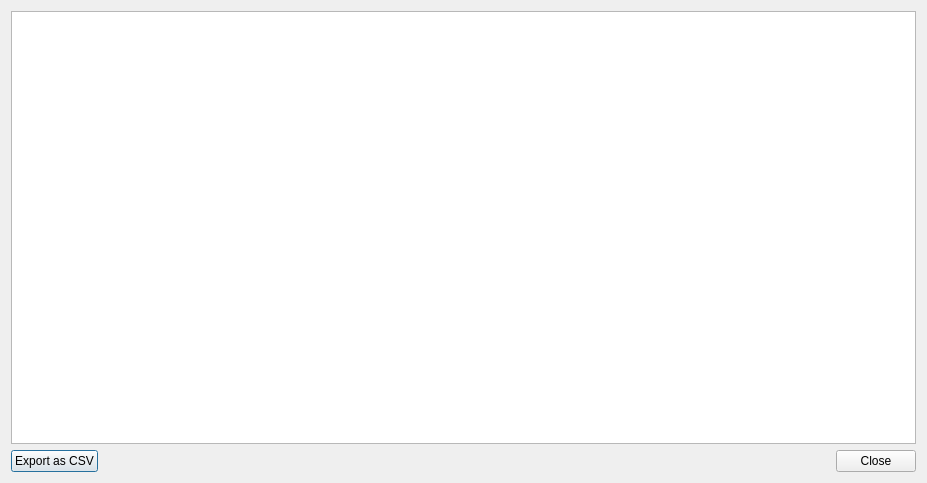
<?xml version="1.0" encoding="UTF-8"?>
<ui version="4.0">
 <class>EnsembleConfigDialog</class>
 <widget class="QDialog" name="EnsembleConfigDialog">
  <property name="geometry">
   <rect>
    <x>0</x>
    <y>0</y>
    <width>927</width>
    <height>483</height>
   </rect>
  </property>
  <property name="windowTitle">
   <string>Ensemble Information</string>
  </property>
  <layout class="QVBoxLayout" name="verticalLayout">
   <item>
    <widget class="QTextEdit" name="ensStructureTextEdit">
     <property name="sizeAdjustPolicy">
      <enum>QAbstractScrollArea::SizeAdjustPolicy::AdjustToContents</enum>
     </property>
     <property name="lineWrapMode">
      <enum>QTextEdit::LineWrapMode::NoWrap</enum>
     </property>
     <property name="readOnly">
      <bool>true</bool>
     </property>
    </widget>
   </item>
   <item>
    <layout class="QHBoxLayout" name="horizontalLayout">
     <item>
      <widget class="QPushButton" name="exportButton">
       <property name="text">
        <string>Export as CSV</string>
       </property>
      </widget>
     </item>
     <item>
      <spacer name="horizontalSpacer">
       <property name="orientation">
        <enum>Qt::Orientation::Horizontal</enum>
       </property>
       <property name="sizeHint" stdset="0">
        <size>
         <width>40</width>
         <height>20</height>
        </size>
       </property>
      </spacer>
     </item>
     <item>
      <widget class="QPushButton" name="closeButton">
       <property name="text">
        <string>Close</string>
       </property>
      </widget>
     </item>
    </layout>
   </item>
  </layout>
 </widget>
 <resources/>
 <connections/>
</ui>
